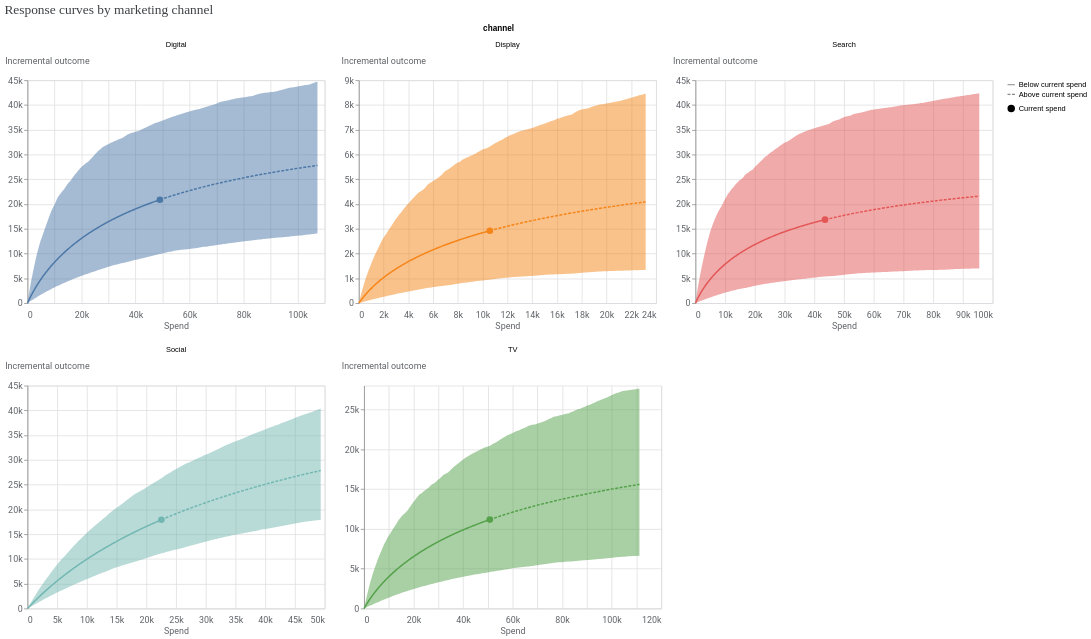

Notebook source saved alongside this figure:
### Markdown cell above
## Response Curves

Response curves show the **diminishing returns** relationship between spend and incremental
outcome for each channel. With geo-level data, these curves are estimated more precisely because:

- Each geo contributes a different point on the curve (regions that spend more are further
  along the saturation curve)
- The model sees natural spend variation across geos, helping pin down where the curve bends

Compare these curves to Session 5 — you should see **tighter confidence bands** reflecting
the larger sample size.

### Code cell
# --- Response Curves ---
if MERIDIAN_AVAILABLE:
    try:
        from meridian.analysis import visualizer

        media_effects = visualizer.MediaEffects(mmm)
        chart = media_effects.plot_response_curves(confidence_level=0.9, include_ci=True)
        chart.display()
    except Exception as e:
        print(f"Response curve error: {e}")
        import traceback; traceback.print_exc()
else:
    print("Response curves require a fitted model.")

### Figure 1 — Vega-Lite specification as saved in the notebook (floating-point values rounded to 4 significant figures; data arrays with more than 128 entries replaced by an {"elided": "..."} marker saying what was removed)
{"config": {"view": {"continuousWidth": 300, "continuousHeight": 300}, "axis": {"labelColor": "#5F6368", "labelFont": "Roboto", "labelFontSize": 12, "titleColor": "#5F6368", "titleFont": "Roboto", "titleFontSize": 12, "titleFontWeight": "normal"}}, "data": {"name": "data-606d97627ba0fe3bf803399e8c692696"}, "facet": {"field": "channel", "type": "nominal"}, "spec": {"layer": [{"mark": {"type": "line"}, "encoding": {"color": {"field": "channel", "type": "nominal"}, "strokeDash": {"field": "spend_level", "legend": {"title": null}, "sort": "descending", "type": "nominal"}, "x": {"axis": {"domainColor": "#DADCE0", "labelExpr": "replace(format(datum.value, '.3~s'), 'G', 'B')", "labelPadding": 10, "ticks": false}, "field": "spend", "title": "Spend", "type": "quantitative"}, "y": {"axis": {"labelExpr": "replace(format(datum.value, '.3~s'), 'G', 'B')", "titleAlign": "left", "titleAngle": 0, "titleY": -20}, "field": "mean", "title": "Incremental outcome", "type": "quantitative"}}, "transform": [{"calculate": "datum.spend_multiplier >= 1.0 ? \"Above current spend\" : \"Below current spend\"", "as": "spend_level"}]}, {"mark": {"type": "point", "filled": true, "opacity": 1, "size": 80}, "encoding": {"color": {"field": "channel", "type": "nominal"}, "shape": {"field": "current_spend", "legend": {"title": null}, "type": "nominal"}, "tooltip": [{"field": "spend", "type": "quantitative"}, {"field": "mean", "type": "quantitative"}], "x": {"axis": {"domainColor": "#DADCE0", "labelExpr": "replace(format(datum.value, '.3~s'), 'G', 'B')", "labelPadding": 10, "ticks": false}, "field": "spend", "title": "Spend", "type": "quantitative"}, "y": {"axis": {"labelExpr": "replace(format(datum.value, '.3~s'), 'G', 'B')", "titleAlign": "left", "titleAngle": 0, "titleY": -20}, "field": "mean", "title": "Incremental outcome", "type": "quantitative"}}, "transform": [{"calculate": "datum.spend_multiplier >= 1.0 ? \"Above current spend\" : \"Below current spend\"", "as": "spend_level"}, {"filter": "(datum.spend_multiplier === 1.0)"}]}, {"mark": {"type": "area", "opacity": 0.5}, "encoding": {"color": {"field": "channel", "legend": null, "type": "nominal"}, "x": {"field": "spend", "type": "quantitative"}, "y": {"field": "ci_lo", "type": "quantitative"}, "y2": {"field": "ci_hi"}}, "transform": [{"calculate": "datum.spend_multiplier >= 1.0 ? \"Above current spend\" : \"Below current spend\"", "as": "spend_level"}]}], "width": 400}, "columns": 3, "resolve": {"scale": {"x": "independent", "y": "independent"}}, "title": {"text": "Response curves by marketing channel ", "anchor": "start", "color": "#3C4043", "font": "Google Sans Display", "fontSize": 18, "fontWeight": "normal", "offset": 10}, "$schema": "https://vega.github.io/schema/vega-lite/v6.1.0.json", "datasets": {"data-606d97627ba0fe3bf803399e8c692696": {"elided": "1100 records"}}}
